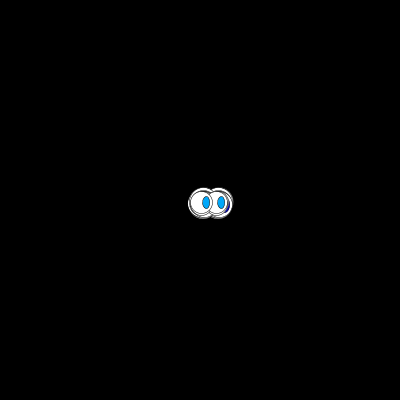
Frame 1 (no input)
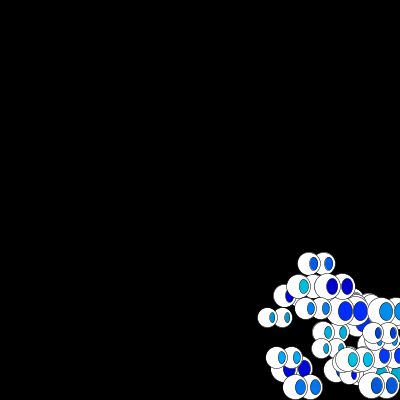
Frame 60 (the mouse pressed at the canvas centre just before this capture)
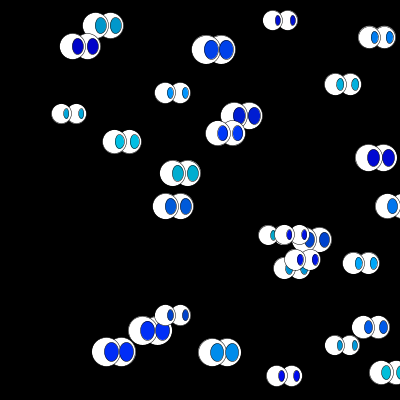
Frame 120 (the mouse held since frame 60 and released just before this capture)

The Processing sketch that drew these frames (run headless with seeded random() and noise(); from frame 60 on, the mouse is pressed at the canvas centre):

// Processing sketch: processing_169724
// ── processing_169724.pde

int num_pilotes = 30;

float [] posicionsX = new float[num_pilotes];
float [] posicionsY = new float[num_pilotes];
float [] velocitatsX = new float[num_pilotes];
float [] velocitatsY = new float[num_pilotes];
int [] sz = new int[num_pilotes];
color[] color_pilota = new int[num_pilotes];

void setup() {
  size(400, 400);

  noStroke();
  for (int i=0; i<num_pilotes; i++)
  {
    posicionsX[i] = width/2;
    posicionsY[i] = height/2;
    velocitatsX[i] = random(1, 5); 
    velocitatsY[i] = random(1, 5);
    sz[i]= int (random(20, 30)); 
    color_pilota[i] = color(int(random(0)), int(random(0, 200)), int(random(200, 255)));
  }
}

void draw() {
  background(0);

  for (int i=0; i < num_pilotes; i++)
  {
    modificar_pos(i);
    comprovar_lim(i);
    dibuixar_personatge(i);
  }
}

void modificar_pos(int _i)
{
  posicionsX[_i]  += velocitatsX[_i] ;
  posicionsY[_i]  += velocitatsY[_i] ;
}

void comprovar_lim(int _i)
{
  if ((posicionsX[_i] < sz[_i]/2)||(posicionsX[_i] > width-sz[_i]/2)) {
    velocitatsX[_i]  = -velocitatsX[_i] ;
  } 
  if ((posicionsY[_i] < sz[_i])||(posicionsY[_i] >height-sz[_i]/2)) {
    velocitatsY[_i]  = -velocitatsY[_i] ;
  }
}

void dibuixar_personatge(int _i)
{
  fill(255);
  stroke(0);
  strokeWeight(0.5);
  ellipse(posicionsX[_i]+15, posicionsY[_i], sz[_i], sz[_i]);
  ellipse(posicionsX[_i], posicionsY[_i], sz[_i], sz[_i]);


  fill(color_pilota[_i]);
  ellipse(posicionsX[_i]+5, posicionsY[_i], sz[_i]-15, sz[_i]-10);
  ellipse(posicionsX[_i]+20, posicionsY[_i], sz[_i]-15, sz[_i]-10);
}
